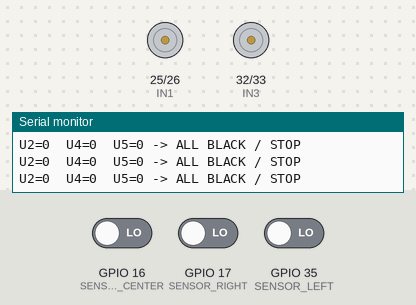
Simulated run of this sketch. Board: ESP32. On the bench: motor-driver pin pairs drawn as motors (green arrow = first pin HIGH = forward, orange = second pin HIGH = backward, longer = more drive, scaled by the enable pin), the last lines printed to the serial monitor. The inputs (shaded band) are chosen by the test bench; at power-on: GPIO 17 (SENSOR_RIGHT) LOW, GPIO 35 (SENSOR_LEFT) LOW, GPIO 16 (SENSOR_CENTER) LOW.

Above: at 2.2 s.
2.3 s: GPIO 17 (SENSOR_RIGHT) driven HIGH
At 3.5 s:
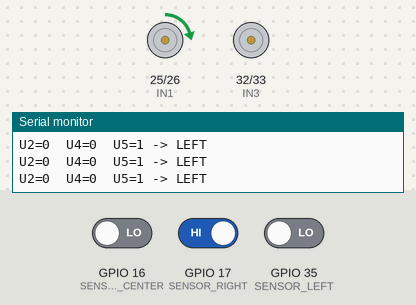
3.8 s: GPIO 35 (SENSOR_LEFT) driven HIGH
At 4.6 s:
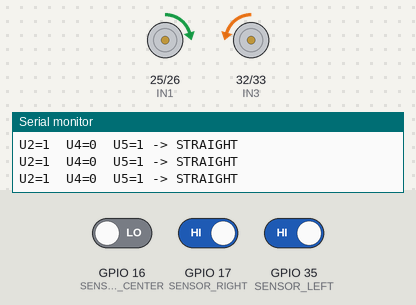
5.3 s: GPIO 17 (SENSOR_RIGHT) driven LOW
At 5.7 s:
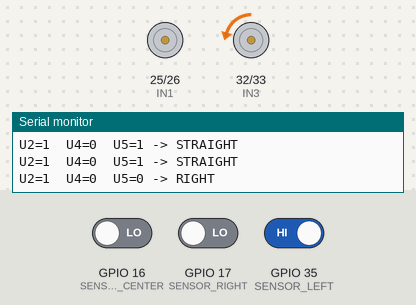
6.8 s: GPIO 16 (SENSOR_CENTER) driven HIGH and GPIO 17 (SENSOR_RIGHT) driven HIGH
At 8.0 s:
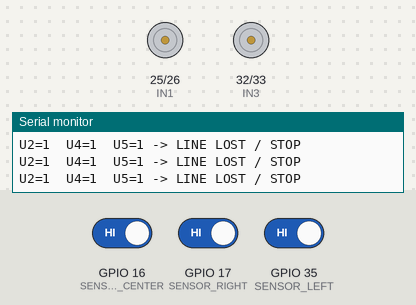
8.7 s: GPIO 16 (SENSOR_CENTER) driven LOW
At 9.6 s:
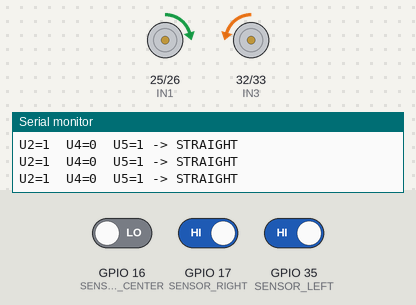
10.2 s: GPIO 16 (SENSOR_CENTER) driven HIGH
At 10.7 s:
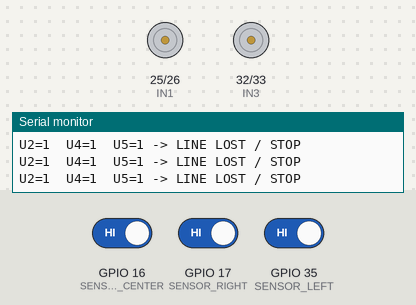
Timing chart, 0 to 12.7 s (numbered marks = the images above; inputs shaded):
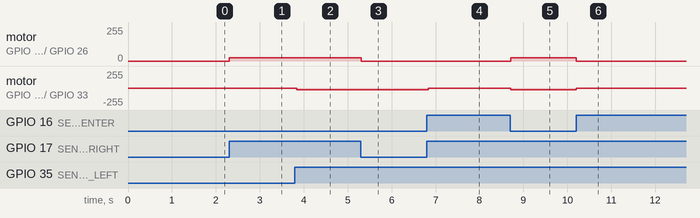

Measured:
- after the input at 2.3 s, motor on GPIO 25 (IN1) / GPIO 26 (IN2): stopped → forward 25/255 at once
- after the input at 3.8 s, motor on GPIO 32 (IN3) / GPIO 33 (IN4): stopped → backward 25/255 at once
- after the input at 5.3 s, motor on GPIO 25 (IN1) / GPIO 26 (IN2): forward 25/255 → stopped at once
- after the input at 6.8 s, motor on GPIO 32 (IN3) / GPIO 33 (IN4): backward 25/255 → stopped at once
- after the input at 8.7 s, motor on GPIO 25 (IN1) / GPIO 26 (IN2): stopped → forward 25/255 at once; motor on GPIO 32 (IN3) / GPIO 33 (IN4): stopped → backward 25/255 at once
- after the input at 10.2 s, motor on GPIO 25 (IN1) / GPIO 26 (IN2): forward 25/255 → stopped at once; motor on GPIO 32 (IN3) / GPIO 33 (IN4): backward 25/255 → stopped at once

The sketch:

AGV.ino
```cpp
// ============================================================

// LINE FOLLOWING ROBOT - ESP32

// ============================================================

//

// SENSOR

// U2 = ซ้าย  -> GPIO35

// U4 = กลาง  -> GPIO16

// U5 = ขวา   -> GPIO17

//

// Sensor:

// ดำ  = 0

// ขาว = 1

//

// MOTOR ขวา

// ENA = GPIO23

// IN1 = GPIO25

// IN2 = GPIO26

//

// MOTOR ซ้าย

// ENB = GPIO18

// IN3 = GPIO32

// IN4 = GPIO33

//

// ตอนนี้:

// - ยังไม่ชดเชยความเร็วซ้าย/ขวา

// - วิ่งช้า

// - มีระบบค้นหาเส้นเมื่อหลุดเส้น

// ============================================================

// ============================================================

// 1. SENSOR

// ============================================================

const int SENSOR_LEFT   = 35;   // U2

const int SENSOR_CENTER = 16;   // U4

const int SENSOR_RIGHT  = 17;   // U5

// ============================================================

// 2. MOTOR

// ============================================================

// มอเตอร์ขวา

const int ENA = 23;

const int IN1 = 25;

const int IN2 = 26;

// มอเตอร์ซ้าย

const int ENB = 18;

const int IN3 = 32;

const int IN4 = 33;

// ============================================================

// 3. SPEED

// ============================================================

// ความเร็วเดินตรง

// เริ่มต้นช้า ๆ ก่อน

const int BASE_SPEED = 25;

// ความเร็วตอนเลี้ยว

const int TURN_SPEED = 15;

// ============================================================

// 4. จำตำแหน่งเส้นล่าสุด

//

// -1 = เส้นล่าสุดอยู่ทางซ้าย

//  0 = เส้นล่าสุดอยู่ตรงกลาง

//  1 = เส้นล่าสุดอยู่ทางขวา

//

// ใช้เฉพาะตอน 3 sensor เป็น 111

// ============================================================

int lastDirection = 0;

// ============================================================

// 5. SETUP

// ============================================================

void setup() {

  // Sensor

  pinMode(SENSOR_LEFT, INPUT);

  pinMode(SENSOR_CENTER, INPUT);

  pinMode(SENSOR_RIGHT, INPUT);

  // Motor ขวา

  pinMode(ENA, OUTPUT);

  pinMode(IN1, OUTPUT);

  pinMode(IN2, OUTPUT);

  // Motor ซ้าย

  pinMode(ENB, OUTPUT);

  pinMode(IN3, OUTPUT);

  pinMode(IN4, OUTPUT);

  // Serial Monitor

  Serial.begin(115200);

  // เริ่มต้นให้หุ่นหยุด

  stopMotor();

  delay(1000);

}

// ============================================================

// 6. LOOP

// ==========================
void loop() {

  // ----------------------------------------------------------

  // อ่าน sensor

  // ----------------------------------------------------------

  int left   = digitalRead(SENSOR_LEFT);

  int center = digitalRead(SENSOR_CENTER);

  int right  = digitalRead(SENSOR_RIGHT);

  // ----------------------------------------------------------

  // แสดงค่า sensor

  // ตัวอย่าง 101 = ขาว ดำ ขาว

  // ----------------------------------------------------------

  Serial.print("U2=");

  Serial.print(left);

  Serial.print("  U4=");

  Serial.print(center);

  Serial.print("  U5=");

  Serial.print(right);

  // ==========================================================

  // 101

  //

  // ซ้ายขาว / กลางดำ / ขวาขาว

  //

  // เส้นอยู่ตรงกลาง

  // ==========================================================

  if (left == 1 && center == 0 && right == 1) {

    Serial.println(" -> STRAIGHT");

    lastDirection = 0;

    forward(BASE_SPEED);

  }

  // ==========================================================

  // 011

  //

  // ซ้ายดำ / กลางขาว / ขวาขาว

  //

  // เส้นอยู่ทางซ้าย

  // ==========================================================

  else if (left == 0 && center == 1 && right == 1) {

    Serial.println(" -> LEFT");

    lastDirection = -1;

    turnLeft();

  }

  // ==========================================================

  // 001

  //

  // ซ้ายดำ / กลางดำ / ขวาขาว

  //

  // เส้นกินเข้ามาทางซ้าย

  // ==========================================================

  else if (left == 0 && center == 0 && right == 1) {

    Serial.println(" -> LEFT");

    lastDirection = -1;

    turnLeft();

  }

  // ==========================================================

  // 110

  //

  // ซ้ายขาว / กลางขาว / ขวาดำ

  //

  // เส้นอยู่ทางขวา

  // ==========================================================

  else if (left == 1 && center == 1 && right == 0) {

    Serial.println(" -> RIGHT");

    lastDirection = 1;

    turnRight();

  }

  // ==========================================================

  // 100

  //

  // ซ้ายขาว / กลางดำ / ขวาดำ

  //

  // เส้นกินเข้ามาทางขวา

  // ======================
else if (left == 1 && center == 0 && right == 0) {

    Serial.println(" -> RIGHT");

    lastDirection = 1;

    turnRight();

  }

  // ==========================================================

  // 000

  //

  // ทั้ง 3 ตัวเห็นดำ

  //

  // ค่าจาก sensor เหมือนกันทั้ง 3 ตัว

  // ให้หยุดเพื่อป้องกันรถวิ่งออกนอกเส้น

  // ==========================================================

  else if (left == 0 && center == 0 && right == 0) {

    Serial.println(" -> ALL BLACK / STOP");

    stopMotor();

  }
  // ==========================================================

  // 111

  //

  // ทั้ง 3 ตัวเห็นขาว

  //

  // = หาเส้นไม่เจอ

  //

  // ให้หยุดมอเตอร์ทันที

  // ==========================================================

  else if (left == 1 && center == 1 && right == 1) {

    Serial.println(" -> LINE LOST / STOP");

    stopMotor();

  }

  // ==========================================================

  // กรณีที่ไม่ตรงกับ pattern ที่กำหนด

  // ===========================
  else {

    Serial.println(" -> UNKNOWN");

    stopMotor();

  }

  // อ่าน sensor ใหม่ทุก 10 ms

  delay(10);

}

// ============================================================

// 7. เดินหน้า

// ============================================================

void forward(int speedValue) {

  // มอเตอร์ขวาเดินหน้า

  digitalWrite(IN1, HIGH);

  digitalWrite(IN2, LOW);

  // มอเตอร์ซ้ายเดินหน้า

  digitalWrite(IN3, LOW);

  digitalWrite(IN4, HIGH);

  // ตอนนี้ยังใช้ความเร็วเท่ากัน

  analogWrite(ENA, speedValue);

  analogWrite(ENB, speedValue);

}

// ============================================================

// 8. เลี้ยวซ้าย

// ============================================================

//

// ล้อขวา = ทำงาน

// ล้อซ้าย = หยุด

//

// หุ่นจึงหันไปทางซ้าย

// ============================================================

void turnLeft() {

  // มอเตอร์ขวาเดินหน้า

  digitalWrite(IN1, HIGH);

  digitalWrite(IN2, LOW);

  // หยุดมอเตอร์ซ้าย

  digitalWrite(IN3, LOW);

  digitalWrite(IN4, LOW);

  analogWrite(ENA, BASE_SPEED);

  analogWrite(ENB, 0);

  delay(500);

}

// ============================================================

// 9. เลี้ยวขวา

// ============================================================

//

// ล้อซ้าย = ทำงาน

// ล้อขวา = หยุด

//

// หุ่นจึงหันไปทางขวา

// ============================================================

void turnRight() {

  // หยุดมอเตอร์ขวา

  digitalWrite(IN1, LOW);

  digitalWrite(IN2, LOW);

  // มอเตอร์ซ้ายเดินหน้า

  digitalWrite(IN3, LOW);

  digitalWrite(IN4, HIGH);

  analogWrite(ENA, 0);

  analogWrite(ENB, BASE_SPEED);

  delay(500);

}

// ============================================================

// 10. ค้นหาเส้นทางซ้าย

// ============================================================

//

// เมื่อหลุดเส้นและเส้นล่าสุดอยู่ทางซ้าย

//

// หยุดล้อซ้าย

// ปล่อยล้อขวาเดินหน้า

//

// หุ่นจะค่อย ๆ หันไปทางซ้าย

// ============================================================

void searchLeft() {

  // มอเตอร์ขวาเดินหน้า

  digitalWrite(IN1, HIGH);

  digitalWrite(IN2, LOW);

  // มอเตอร์ซ้ายเดินหน้า

  digitalWrite(IN3, LOW);

  digitalWrite(IN4, HIGH);

  analogWrite(ENA, TURN_SPEED);

  analogWrite(ENB, 0);

}

// ============================================================

// 11. ค้นหาเส้นทางขวา

// ============================================================

//

// เมื่อหลุดเส้นและเส้นล่าสุดอยู่ทางขวา

//

// หยุดล้อขวา

// ปล่อยล้อซ้ายเดินหน้า

//

// หุ่นจะค่อย ๆ หันไปทางขวา

// ===========================
void searchRight() {

  // มอเตอร์ขวาเดินหน้า

  digitalWrite(IN1, HIGH);

  digitalWrite(IN2, LOW);

  // มอเตอร์ซ้ายเดินหน้า

  digitalWrite(IN3, LOW);

  digitalWrite(IN4, HIGH);

  analogWrite(ENA, 0);

  analogWrite(ENB, TURN_SPEED);

}

// ============================================================

// 12. หยุด

// ============================================================

void stopMotor() {

  analogWrite(ENA, 0);

  analogWrite(ENB, 0);

  digitalWrite(IN1, LOW);

  digitalWrite(IN2, LOW);

  digitalWrite(IN3, LOW);

  digitalWrite(IN4, LOW);

}
```
